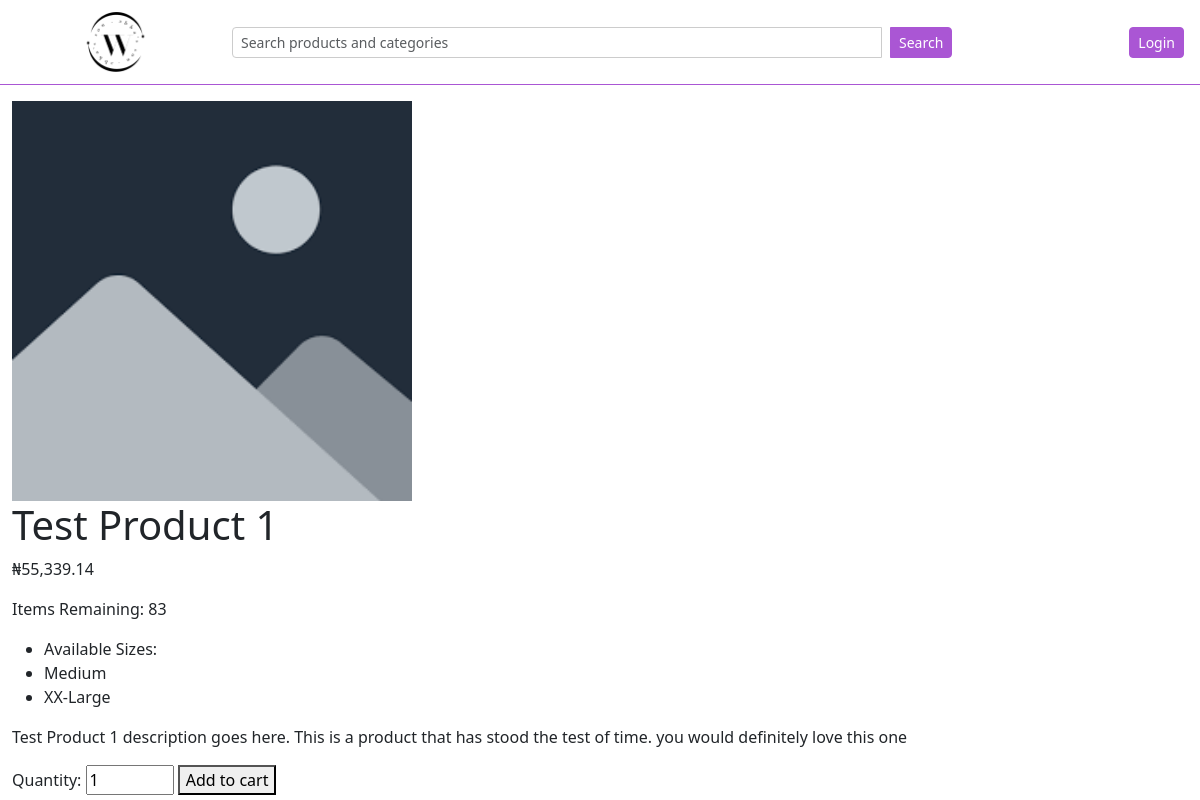
The app's page /store/test-product-1, older data.
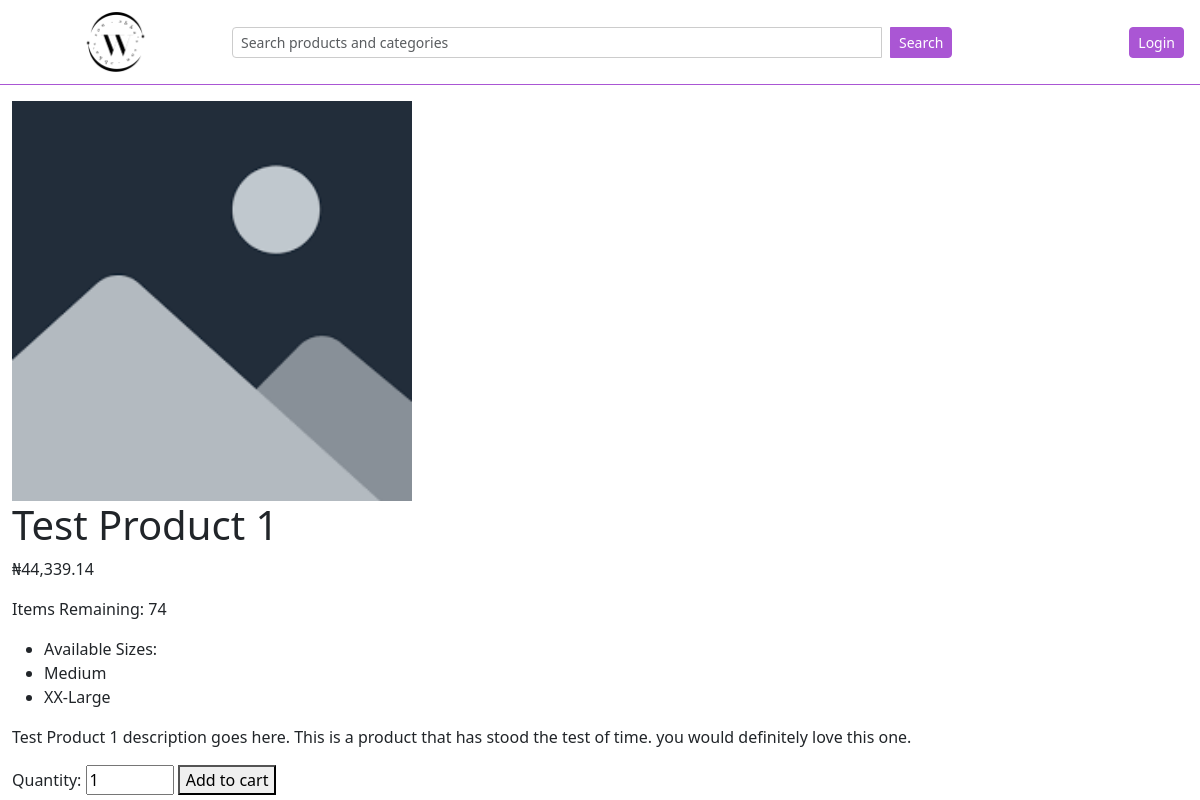
The same page, newer data.
### catalogue/models.py (models this page shows, shortened)
class Product(models.Model):
    name = models.CharField(max_length=100)
    slug = models.SlugField()
    description = models.TextField()
    category = models.ManyToManyField(Category, blank=True, related_name='product')
    price = models.DecimalField(max_digits=8, decimal_places=2)
    size = models.ManyToManyField(Size, blank=True, related_name='sizes')
    image = models.ImageField(default='products/images.png')
    product_type = models.ForeignKey(ProductType, on_delete=models.CASCADE, related_name='type', null=True)
    is_active = models.BooleanField()
    date_created = models.DateTimeField(auto_now_add=True)
    def avail_units(self):
        try:
            return self.stock.qty # type: ignore
        except Stock.DoesNotExist:
            return 0

class Stock(models.Model):
    product = models.OneToOneField(Product, on_delete=models.CASCADE, null=True, blank=True, related_name='stock')
    qty = models.IntegerField()
    units_sold = models.IntegerField()

class Size(models.Model):
    size = models.CharField()

### catalogue/views.py (the view)
# urls.py: path('<slug:slug>', views.product, name='product_page'),
def product(request, slug):
    product = Product.objects.get(slug=slug)
    return render(request, 'catalogue/product.html', {'product': product})

### catalogue/templates/catalogue/product.html (shortened to what this page needs)
{% extends 'layout.html' %}
{% load humanize %}
{% block content %}
    <img width="400px" src="{{ product.image.url }}" alt="{{product.name}}">
    <h1>{{product.name}}</h1>
    <p> ₦{{product.price|intcomma}} </p>
    <p> Items Remaining: {{product.avail_units}} </p>
    <ul class="inline_size">
        <li>Available Sizes: </li>
        {% for size in product.size.all %}
            <li class="size"> {{size.size}} </li>
        {% endfor %}
    </ul>
    <p> {{product.description}} </p>
    <form method="post" action=" {% url 'store:product_to_cart' id=product.id %} ">
        <label for="qty">Quantity:</label>
        <input type="number" name="qty" min="1" max={{product.avail_units}} value="1" required>
        <button class="checkout" type="submit">Add to cart</button>
    </form>
{% endblock %}

### templates/layout.html (shortened to what this page needs)
{% load static %}
<!DOCTYPE html>
<html lang="en">
<head>
    <link rel="stylesheet" href="{% static 'css/bootstrap.min.css' %}">
</head>
<body>
    <div class="topbar d-flex justify-content-between align-items-center sticky-top">
        <div class="logo-space"></div>
        <form class="d-flex flex-grow-1 mx-3" method="GET" action="">
          <input name="q" class="form-control form-control-sm search-input" type="search" placeholder="Search products and categories" style="max-width: 650px;">
          <button class="btn btn-sm btn-primary-custom ms-2 search-button" type="submit">Search</button>
      </form>
        <div class="d-flex align-items-center ms-auto">
          {% if user.is_authenticated %}
              <a href="{% url 'user:profile' %}" class="text-dark me-3 text-decoration-none d-flex align-items-center">
                  <i class="bi bi-person nav-icon me-1"></i> Hi, {{ user.first_name|default:"User" }}
              </a>
              <a href="{% url 'order:cart' %}" class="text-dark me-3 text-decoration-none d-flex align-items-center">
                  <i class="bi bi-cart nav-icon me-1"></i> Cart
              </a>
              <form method="POST" action="{% url 'user:logout' %}" class="mb-0">
                  {% csrf_token %}
                  <button class="btn btn-sm btn-outline-danger me-topbar-custom">Logout</button>
              </form>
          {% else %}
              <a href="{% url 'user:login' %}" class="btn btn-sm btn-primary-custom">Login</a>
          {% endif %}
      </div>
    </div>
    <div class="container-fluid mt-3">
        {% block content %}
        {% endblock %}
    </div>
</body>
</html>

Row changes from the older to the newer data that the page shows:
changed Product "Test Product 1": price "55,339.14" → "44,339.14"; avail_units "83" → "74"; description "Test Product 1 description goes here. This is a product that has stood the test of time. you would definitely love this one" → "Test Product 1 description goes here. This is a product that has stood the test of time. you would definitely love this one."
